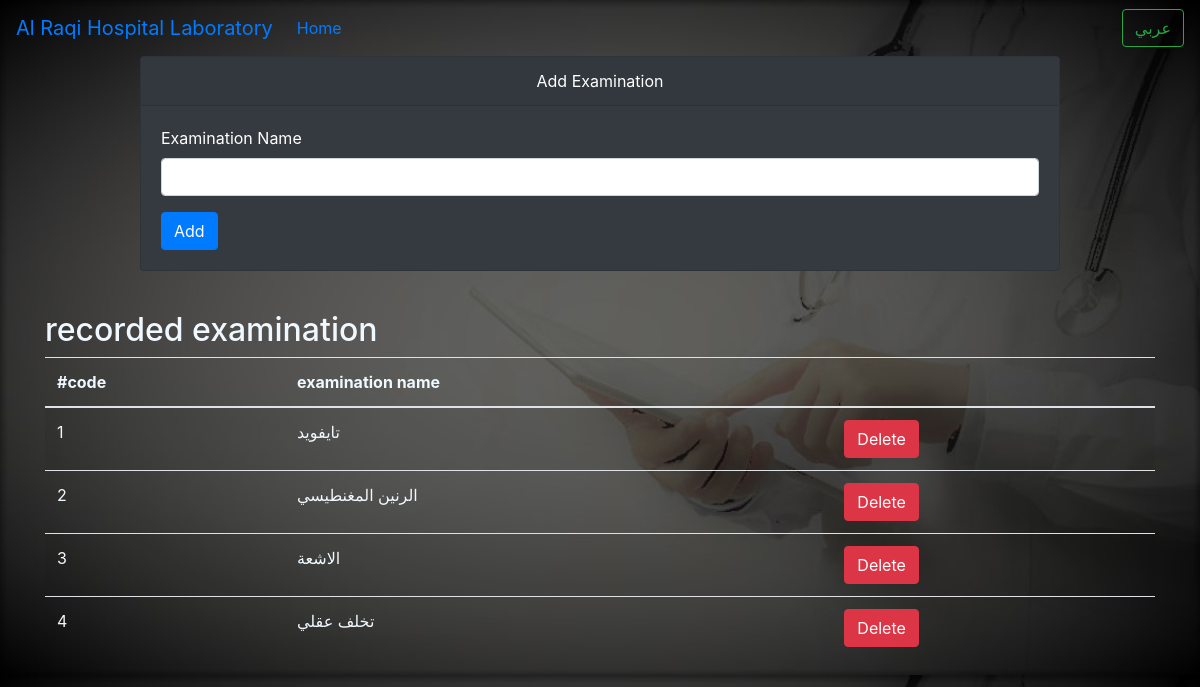
Page /examinations_index.php on the committed database.
### tables this page shows
CREATE TABLE `examintions` (
  `ex_id` int(10) NOT NULL,
  `ex_name` varchar(50) NOT NULL
);

### modals/main/lang.php (called while the page is built, shortened)
<?php
function lang($ar="ar", $en="en")
{
    if ($_SESSION['lang'] == "ar") {
        $ret = $ar;
    } else {
        $ret =  $en;
    }
    return $ret;
}
?>

### examinations_index.php (the view, shortened to what this page needs)
<?php
include "views/main/head.php";
?>
<body dir="rtl">
<?php
include "views/main/navbar.php";
?>
    <div class="container" >
    <div class="row">
        <div class="col-1"></div>
        <div class="col-10">
<div class="card text-white bg-dark mb-12" style="width: 100%;">
  <div class="card-header text-center"><?php echo lang('إضافة فحص','Add Examination') ?></div>
  <div class="card-body">
  <form method="post" action="">
  <div class="form-group">
    <label for="exampleInputEmail1"><?php echo lang('إسم الفحص','Examination Name') ?> </label>
    <input  required minlength="4" type="text" name="ex_name" class="form-control" id="exampleInputEmail1" aria-describedby="emailHelp">
  </div>
  <button type="submit" name="add_exm" class="btn btn-primary"><?php echo lang('إضافة','Add') ?></button>
</form>
  </div>
</div>
        </div>
        <div class="col-1"></div>
<?php
    $sql="SELECT * FROM `examintions` ";
    $stmt_admin_info = $con->prepare("$sql");
    $stmt_admin_info->execute(array());
    $admin_info = $stmt_admin_info->fetchAll();
?>
<div dir="<?php echo lang('rtl','ltr') ?>" class="container" style="    margin-top: 40px;  color: aliceblue;">
  <h2><?php echo lang('الفحوصات المسجلة','recorded examination') ?></h2>
  <table class="table table-striped">
    <thead>
      <tr>
        <th><?php echo lang('#رقم','#code') ?></th>
        <th><?php echo lang('إسم الفحص','examination name') ?></th>
        <th>
          </th>
      </tr>
    </thead>
    <tbody>
      <?php
      $num = 1;
      foreach( $admin_info as $exm){?>
      <tr>
        <td><?php echo $num ?></td>
        <td><?php echo $exm['ex_name'] ?></td>
        <td>
          <a href="?delete=<?php echo $exm['ex_id']  ?>">
            <button class="btn btn-danger">
            <?php echo lang('حذف','Delete') ?>
            </button>
          </a>
      </td>
      </tr>
      <?php
    $num ++;
    } ?>
    </tbody>
  </table>
</div>
</body>
</html>

### rows in the picture
examintions: ex_name "تايفويد"
examintions: ex_name "الرنين المغنطيسي"
examintions: ex_name "الاشعة"
examintions: ex_name "تخلف عقلي"

### other values in the picture
lang('مختبر مستشفي الراقي','Al Raqi Hospital Laboratory') "Al Raqi Hospital Laboratory"
lang('الرئسية','Home') "Home"
lang('english','عربي') "عربي"
lang('إضافة فحص','Add Examination') "Add Examination"
lang('إسم الفحص','Examination Name') "Examination Name"
lang('إضافة','Add') "Add"
lang('الفحوصات المسجلة','recorded examination') "recorded examination"
lang('#رقم','#code') "#code"
lang('إسم الفحص','examination name') "examination name"
